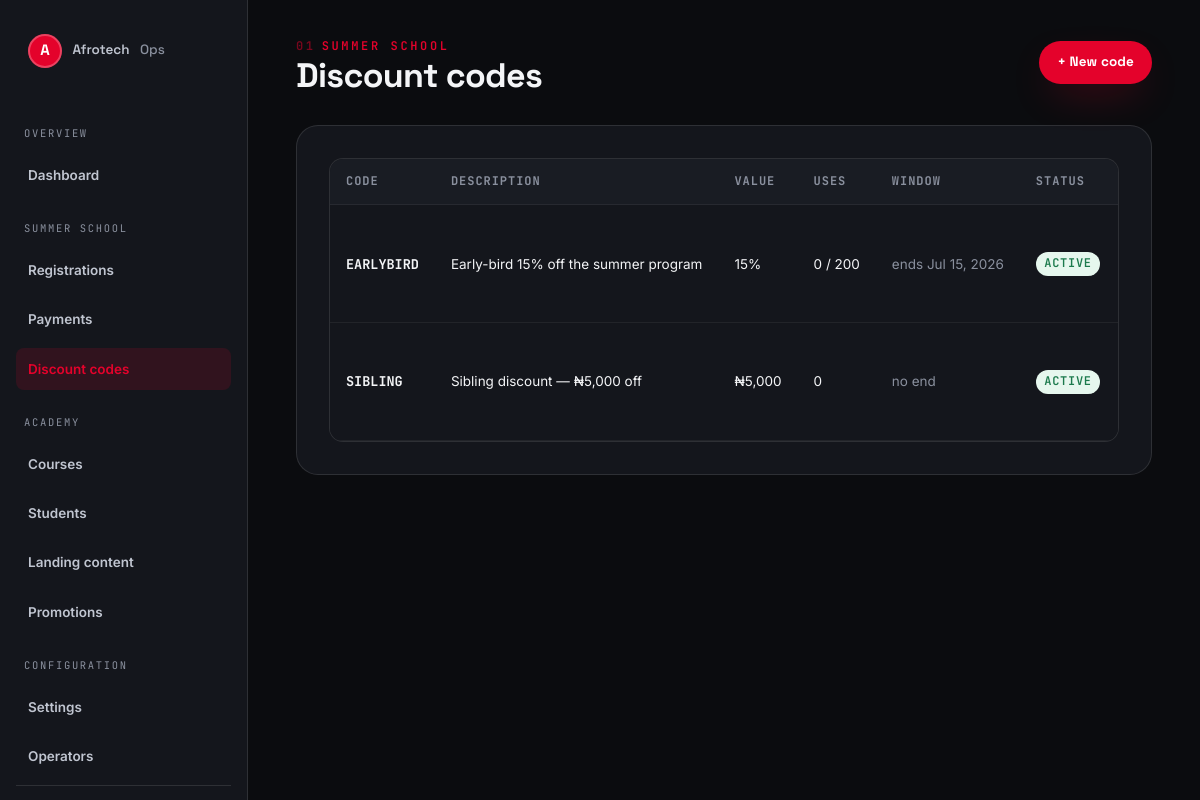
The page /admin/discounts (signed in) on the database its author committed.
### tables this page shows
CREATE TABLE IF NOT EXISTS `discount_codes` (
    `id`          INT UNSIGNED AUTO_INCREMENT PRIMARY KEY,
    `code`        VARCHAR(40)  NOT NULL,
    `description` VARCHAR(200) DEFAULT NULL,
    `type`        ENUM('percent','fixed') NOT NULL DEFAULT 'percent',
    `value`       INT NOT NULL DEFAULT 0,           
    `min_amount`  INT NOT NULL DEFAULT 0,
    `max_uses`    INT NULL DEFAULT NULL,            
    `used_count`  INT NOT NULL DEFAULT 0,
    `starts_at`   DATETIME NULL DEFAULT NULL,
    `ends_at`     DATETIME NULL DEFAULT NULL,
    `status`      ENUM('active','paused') NOT NULL DEFAULT 'active',
    `created_at`  TIMESTAMP NOT NULL DEFAULT CURRENT_TIMESTAMP,
    UNIQUE KEY `discount_code` (`code`),
    KEY `discount_status` (`status`)
);

### src/core/View.php (called while the page is built, shortened)
<?php
class View {
    public static function render(string $page, array $data = [], string $layout = 'main'): void {
        $pagePath   = AFT_ROOT . '/src/views/' . $page . '.php';
        $layoutPath = AFT_ROOT . '/src/views/layouts/' . $layout . '.php';
        $defaults = [
            'title'       => AFT_NAME . ' — ' . AFT_TAGLINE,
            'description' => AFT_DESC,
            'bodyClass'   => '',
            'canonical'   => url(current_path()),
            'breadcrumbs' => [],
        ];
        $data = array_merge($defaults, $data);
        extract($data, EXTR_SKIP);
        require $pagePath;
        $bodyContent = ob_get_clean();
        extract($data, EXTR_SKIP);
        require $layoutPath;
    }
}

### src/core/Controller.php (called while the page is built, shortened)
<?php
class Controller {
    public function view(string $page, array $data = [], string $layout = 'main'): void {
        View::render($page, $data, $layout);
    }
}

### src/controllers/Admin/DiscountsController.php (called while the page is built, shortened)
<?php
class DiscountsController extends \Controller {
    public function index(): void {
        $this->view('admin/discounts/index', [
            'title'     => 'Discount codes · ' . AFT_NAME . ' Ops',
            'discounts' => \Discount::all(),
            'symbol'    => \Setting::get('currency_symbol', '₦'),
        ], 'admin');
    }
}

### index.php (called while the page is built, shortened)
<?php
require AFT_ROOT . '/src/core/Helpers.php';
require AFT_ROOT . '/src/core/Database.php';
require AFT_ROOT . '/src/core/View.php';
require AFT_ROOT . '/src/core/Controller.php';
require AFT_ROOT . '/src/core/Router.php';
$router = new Router();
try {
    $path = parse_url($_SERVER['REQUEST_URI'] ?? '/', PHP_URL_PATH) ?: '/';
    $router->dispatch($_SERVER['REQUEST_METHOD'] ?? 'GET', $path);
} catch (Throwable $e) {
    if (AFT_DEBUG) {
        http_response_code(500);
        echo '<pre style="font:12px/1.5 monospace;padding:24px;">';
        echo htmlspecialchars($e->getMessage() . "\n\n" . $e->getTraceAsString());
        echo '</pre>';
    } else {
        error_log('[aft] ' . $e->getMessage() . ' @ ' . $e->getFile() . ':' . $e->getLine());
        try {
            http_response_code(500);
            (new Controller())->view('pages/500', ['title' => 'Something broke'], 'main');
        } catch (Throwable $inner) {
            error_log('[aft/500] ' . $inner->getMessage());
            if (!headers_sent()) header('Content-Type: text/html; charset=utf-8');
            echo '<!doctype html><meta charset="utf-8"><title>Service interrupted</title>'
               . '<style>body{font:16px/1.6 system-ui,sans-serif;padding:48px;max-width:640px;margin:auto;}'
               . 'h1{font-size:28px;}a{color:#E4022B;}</style>'
               . '<h1>The academy is briefly unavailable.</h1>'
               . '<p>We logged this. Try again in a moment, or '
               . '<a href="mailto:reachus@afrostrength.com">email us</a> if it persists.</p>';
        }
    }
} finally {
    if (function_exists('session_status') && session_status() === PHP_SESSION_ACTIVE) {
        @session_write_close();
    }
}

### src/core/Helpers.php (called while the page is built, shortened)
<?php
function e(?string $value): string {
    return htmlspecialchars((string)$value, ENT_QUOTES | ENT_SUBSTITUTE, 'UTF-8');
}
function url(string $path = '/'): string {
    return rtrim(AFT_URL, '/') . '/' . ltrim($path, '/');
}
function asset_v(string $path): string {
    $clean = ltrim($path, '/');
    $abs   = AFT_ROOT . '/assets/' . $clean;
    $u     = rtrim(AFT_URL, '/') . '/assets/' . $clean;
    if (is_file($abs)) {
        $mt = filemtime($abs);
        if ($mt) return $u . '?v=' . $mt;
    }
    return $u;
}
function current_path(): string {
    return parse_url($_SERVER['REQUEST_URI'] ?? '/', PHP_URL_PATH) ?: '/';
}
function is_active(string $prefix): bool {
    $p = current_path();
    return str_starts_with($p, rtrim($prefix, '/'));
}
function date_pretty(?string $iso): string {
    $t = strtotime($iso);
    return $t ? date('M j, Y', $t) : $iso;
}

### src/core/Database.php (called while the page is built, shortened)
<?php
class Database {
    private static ?PDO $pdo = null;
    public static function pdo(): PDO {
        if (self::$pdo) return self::$pdo;
        $cfg = require AFT_ROOT . '/config/database.php';
        $dsn = sprintf(
            'mysql:host=%s;port=%d;dbname=%s;charset=%s',
            $cfg['host'], $cfg['port'], $cfg['name'], $cfg['charset']
        );
        try {
            self::$pdo = new PDO($dsn, $cfg['user'], $cfg['pass'], [
                PDO::ATTR_ERRMODE            => PDO::ERRMODE_EXCEPTION,
                PDO::ATTR_DEFAULT_FETCH_MODE => PDO::FETCH_ASSOC,
                PDO::ATTR_EMULATE_PREPARES   => false,
            ]);
        } catch (PDOException $e) {
            self::$available = false;
            error_log('[aft/db] ' . $e->getMessage());
            throw $e;
        }
        return self::$pdo;
    }
    public static function all(string $sql, array $bindings = []): array {
        $st = self::pdo()->prepare($sql);
        $st->execute($bindings);
        return $st->fetchAll();
    }
}

### src/models/Discount.php (called while the page is built, shortened)
<?php
class Discount {
    public static function all(): array {
        try { return Database::all("SELECT * FROM discount_codes ORDER BY created_at DESC"); }
        catch (Throwable $e) { return []; }
    }
}

### src/views/admin/discounts/index.php (the view, shortened to what this page needs)
<div class="topbar">
  <div><span class="eyebrow">Summer school</span><h1>Discount codes</h1></div>
  <a class="btn btn--primary btn--sm" href="<?= e(url('/admin/discounts/new')) ?>">+ New code</a>
</div>
<div class="panel">
  <?php if (!$discounts): ?>
    <p class="muted"><?= Database::available() ? 'No discount codes yet.' : 'Database not connected.' ?></p>
  <?php else: ?>
  <div class="table-wrap"><table class="data">
    <thead><tr><th>Code</th><th>Description</th><th>Value</th><th>Uses</th><th>Window</th><th>Status</th><th></th></tr></thead>
    <tbody>
    <?php foreach ($discounts as $d): ?>
      <tr>
        <td class="mono"><strong><?= e($d['code']) ?></strong></td>
        <td><?= e($d['description'] ?: '—') ?></td>
        <td><?= $d['type']==='percent' ? ((int)$d['value'].'%') : ($symbol . number_format((int)$d['value'])) ?></td>
        <td><?= (int)$d['used_count'] ?><?= $d['max_uses']!==null ? ' / '.(int)$d['max_uses'] : '' ?></td>
        <td class="muted"><?= e($d['ends_at'] ? 'ends '.date_pretty($d['ends_at']) : 'no end') ?></td>
        <td><span class="chip chip--<?= $d['status']==='active'?'confirmed':'unpaid' ?>"><?= e($d['status']) ?></span></td>
        <td class="actions-inline">
        </td>
      </tr>
    <?php endforeach; ?>
    </tbody>
  </table></div>
  <?php endif; ?>
</div>

### src/core/Router.php (shortened to what this page needs)
<?php
class Router {
    private array $routes = ['GET' => [], 'POST' => []];
    public function get(string $pattern, array $handler): void {
        $this->routes['GET'][] = ['pattern' => $pattern, 'handler' => $handler];
    }
    public function post(string $pattern, array $handler): void {
        $this->routes['POST'][] = ['pattern' => $pattern, 'handler' => $handler];
    }
    public function dispatch(string $method, string $path): void {
        $method = strtoupper($method);
        foreach ($this->routes[$method] ?? [] as $route) {
            $regex = $this->compile($route['pattern']);
            if (preg_match($regex, $path, $matches)) {
                array_shift($matches);
                $params = array_filter($matches, 'is_string', ARRAY_FILTER_USE_KEY);
                $this->invoke($route['handler'], array_values($params));
                return;
            }
        }
    }
    private function compile(string $pattern): string {
        $regex = preg_replace_callback('#\{([a-zA-Z_]+)\}#', function ($m) {
            return '(?P<' . $m[1] . '>[a-zA-Z0-9\-\_]+)';
        }, $pattern);
        return '#^' . $regex . '/?$#';
    }
    private function invoke(array $handler, array $args): void {
        [$class, $method] = $handler;
        $instance = new $class();
        call_user_func_array([$instance, $method], $args);
    }
}

### src/views/layouts/admin.php (shortened to what this page needs)
<?php
$u = Auth::user();
$nav = [
  ['Overview', [
    ['/admin',          'Dashboard',       'dashboard.view'],
  ]],
  ['Summer school', [
    ['/admin/summer',     'Registrations',   'registrations.view'],
    ['/admin/payments',   'Payments',        'payments.view'],
    ['/admin/discounts',  'Discount codes',  'discounts.manage'],
  ]],
  ['Academy', [
    ['/admin/courses',  'Courses',         'courses.view'],
    ['/admin/students', 'Students',        'students.view'],
    ['/admin/content',  'Landing content', 'content.manage'],
    ['/admin/promotions','Promotions',     'promotions.manage'],
  ]],
  ['Configuration', [
    ['/admin/settings', 'Settings',        'settings.manage'],
    ['/admin/users',    'Operators',       'users.view'],
  ]],
];
?>
<!doctype html>
<html lang="<?= e(AFT_LOCALE) ?>" data-theme="dark">
<head>
<link rel="stylesheet" href="<?= e(asset_v('css/tokens.css')) ?>">
<link rel="stylesheet" href="<?= e(asset_v('css/app.css')) ?>">
<link rel="stylesheet" href="<?= e(asset_v('css/admin.css')) ?>">
</head>
<body>
<div class="admin">
  <aside class="side">
    <a class="side__brand" href="<?= e(url('/admin')) ?>">
      <span class="brand__mark">A</span> Afrotech <span class="muted" style="font-weight:500">Ops</span>
    </a>
    <?php foreach ($nav as [$group, $items]):
        $visible = array_filter($items, fn($i) => Rbac::can($i[2]));
        if (!$visible) continue; ?>
      <div class="side__group"><?= e($group) ?></div>
      <?php foreach ($visible as [$href, $label, $perm]): ?>
        <a href="<?= e(url($href)) ?>" class="<?= (current_path() === $href || ($href !== '/admin' && is_active($href))) ? 'is-active' : '' ?>"><?= e($label) ?></a>
      <?php endforeach; ?>
    <?php endforeach; ?>
    <div class="side__foot">
      Signed in as <strong style="color:var(--txt)"><?= e($u['name'] ?? 'Operator') ?></strong><br>
    </div>
  </aside>
  <div class="main"><?= $bodyContent ?></div>
</div>
</body>
</html>

### assets/css/tokens.css (style rules this page uses)
:root { --red: #E4022B; --red-hi: #FF1F3D; --red-deep: #A80016; --maroon: #5E0A12; --ink: #0E0E0E; --ink-2: #2A2A2A; --paper: #FBFBFB; --paper-2: #F2F2F3; --card: #FFFFFF; --card-2: #F7F7F8; --txt: #131313; --txt-2: #4A4741; --txt-3: #837D72; --on-red: #FFFFFF; --hair: rgba(14,14,14,0.12); --hair-2: rgba(14,14,14,0.07); --shadow: 0 18px 44px -20px rgba(14,14,14,0.35); --shadow-sm: 0 8px 24px -14px rgba(14,14,14,0.28); --glow: 0 16px 40px -14px rgba(228,2,43,0.45); --ff-display: 'Space Grotesk', 'Montserrat', system-ui, sans-serif; --ff-body: 'Inter', system-ui, -apple-system, 'Segoe UI', sans-serif; --ff-mono: 'JetBrains Mono', 'SFMono-Regular', Consolas, monospace; --fs-d1: clamp(46px, 9vw, 118px); --fs-d2: clamp(32px, 5vw, 62px); --fs-h1: clamp(28px, 4vw, 46px); --fs-h2: clamp(23px, 3vw, 34px); --fs-h3: 20px; --fs-lg: 18px; --fs-md: 15.5px; --fs-sm: 13.5px; --fs-xs: 12px; --sp-1: 4px; --sp-2: 8px; --sp-3: 12px; --sp-4: 16px; --sp-5: 24px; --sp-6: 32px; --sp-7: 40px; --sp-8: 56px; --sp-9: 72px; --sp-10: 96px; --sp-11: 128px; --r-sm: 8px; --r-md: 14px; --r-lg: 22px; --r-xl: 32px; --r-pill: 999px; --wrap: 1180px; --ease: cubic-bezier(0.16, 1, 0.3, 1); --t-fast: 140ms; --t-med: 260ms; --t-slow: 520ms; color-scheme: light; }
:root[data-theme="dark"] { --paper: #0B0C0F; --paper-2: #101217; --card: #14161C; --card-2: #191C23; --txt: #F4F5F7; --txt-2: #C0C5D0; --txt-3: #8A909E; --ink: #F4F5F7; --ink-2: #C0C5D0; --hair: rgba(255,255,255,0.11); --hair-2: rgba(255,255,255,0.06); --shadow: 0 20px 50px -20px rgba(0,0,0,0.7); --shadow-sm: 0 10px 28px -16px rgba(0,0,0,0.6); color-scheme: dark; }

### assets/css/app.css (style rules this page uses)
*, *::before, *::after { box-sizing: border-box; }
* { margin: 0; }
html { -webkit-text-size-adjust: 100%; scroll-behavior: smooth; }
body { font-family: var(--ff-body); font-size: var(--fs-md); line-height: 1.65; color: var(--txt); background: var(--paper); -webkit-font-smoothing: antialiased; text-rendering: optimizeLegibility; min-height: 100vh; display: flex; flex-direction: column; }
a { color: inherit; text-decoration: none; }
h1, h2, h3, h4 { font-family: var(--ff-display); font-weight: 700; line-height: 1.04; letter-spacing: -0.02em; color: var(--ink); }
strong { color: var(--txt); font-weight: 700; }
.muted { color: var(--txt-3); }
.eyebrow { font-family: var(--ff-mono); font-size: var(--fs-xs); letter-spacing: 0.22em; text-transform: uppercase; color: var(--red); font-weight: 600; display: inline-flex; align-items: center; gap: .5em; }
.eyebrow::before { content: "01"; opacity: .5; }
.btn { display: inline-flex; align-items: center; gap: .55em; font-family: var(--ff-display); font-weight: 700; font-size: var(--fs-md); letter-spacing: .01em; padding: 0.85rem 1.5rem; border-radius: var(--r-pill); border: 2px solid transparent; transition: transform var(--t-fast) var(--ease), box-shadow var(--t-med) var(--ease), background var(--t-fast); white-space: nowrap; }
.btn--primary { background: var(--red); color: var(--on-red); box-shadow: var(--glow); }
.brand__mark { width: 34px; height: 34px; border-radius: 50%; background: var(--red); color: #fff; display: grid; place-items: center; font-weight: 700; font-size: 15px; flex: none; box-shadow: inset 0 0 0 2px rgba(255,255,255,.25); }
.table-wrap { overflow-x: auto; border: 1px solid var(--hair); border-radius: var(--r-md); background: var(--card); }
table.data { width: 100%; border-collapse: collapse; font-size: var(--fs-sm); }
table.data th, table.data td { text-align: left; padding: .8rem 1rem; border-bottom: 1px solid var(--hair-2); white-space: nowrap; }
table.data th { font-family: var(--ff-mono); font-size: var(--fs-xs); text-transform: uppercase; letter-spacing: .08em; color: var(--txt-3); background: var(--card-2); }
.mono { font-family: var(--ff-mono); }
.chip { display: inline-block; font-family: var(--ff-mono); font-size: var(--fs-xs); padding: .2em .7em; border-radius: var(--r-pill); font-weight: 600; text-transform: uppercase; letter-spacing: .06em; }
.chip--confirmed { background: #e6f7ee; color: #1c7a4d; }

### rows shown on the page
discount_codes: code "EARLYBIRD", description "Early-bird 15% off the summer program", value "15", used_count "0", max_uses "200", ends_at "ends Jul 15, 2026", status "ACTIVE"
discount_codes: code "SIBLING", description "Sibling discount — ₦5,000 off", value "5,000", used_count "0", ends_at "no end", status "ACTIVE"

### other values the page prints
$group "OVERVIEW"
$label "Dashboard"
$group "SUMMER SCHOOL"
$label "Registrations"
$label "Payments"
$label "Discount codes"
$group "ACADEMY"
$label "Courses"
$label "Students"
$label "Landing content"
$label "Promotions"
$group "CONFIGURATION"
$label "Settings"
$label "Operators"
